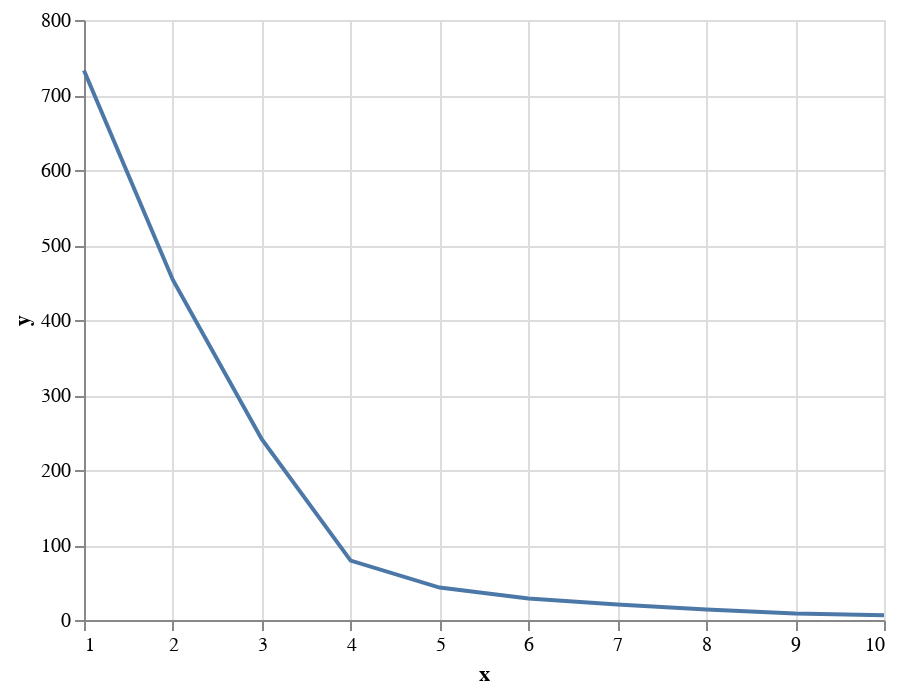

The notebook cell saved with this chart:
### Markdown cell above
### Clustering Crytocurrencies Using K-Means

#### Finding the Best Value for `k` Using the Elbow Curve

### Code cell
inertia = []
k = list(range(1, 11))

# Calculate the inertia for the range of k values
for i in k:
    model = KMeans(n_clusters=i, random_state=1)
    model.fit(x_pca_df)
    inertia.append(model.inertia_)
    
inertia_df = pd.DataFrame({'x':k, 'y':inertia})
# Create the Elbow Curve using hvPlot
alt.Chart(inertia_df).mark_line().encode(
    x='x',
    y='y'
)

### Figure 1 — Vega-Lite specification as saved in the notebook (floating-point values rounded to 4 significant figures)
{"config": {"view": {"continuousWidth": 400, "continuousHeight": 300}}, "data": {"name": "data-a4aa69e5352dd9de35beaa1658623251"}, "mark": "line", "encoding": {"x": {"type": "quantitative", "field": "x"}, "y": {"type": "quantitative", "field": "y"}}, "$schema": "https://vega.github.io/schema/vega-lite/v4.8.1.json", "datasets": {"data-a4aa69e5352dd9de35beaa1658623251": [{"x": 1, "y": 732.5}, {"x": 2, "y": 453.4}, {"x": 3, "y": 241.2}, {"x": 4, "y": 79.16}, {"x": 5, "y": 43.22}, {"x": 6, "y": 28.7}, {"x": 7, "y": 20.67}, {"x": 8, "y": 13.9}, {"x": 9, "y": 8.713}, {"x": 10, "y": 6.235}]}}
